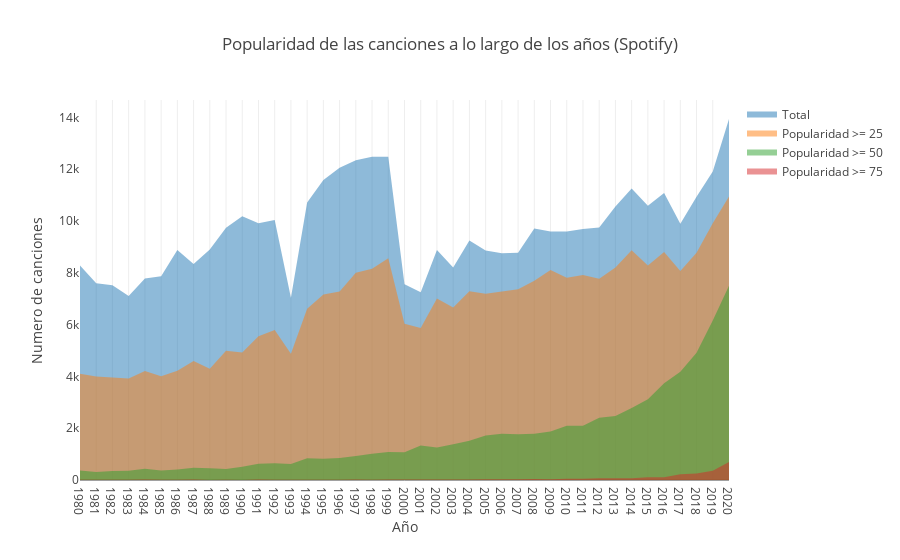

This figure's notebook cell:
### Code cell
# Cantidad de canciones por año de lanzamiento
# Además, se muestra por colores la distribución por popularidad
anos = tracks_df['release_date'].sort_values(ascending=True).unique()

total = umbral_popularidad(anos, 0)
cuart_1 = umbral_popularidad(anos, 25)
cuart_2 = umbral_popularidad(anos, 50)
cuart_3 = umbral_popularidad(anos, 75)

fig = go.Figure()

fig.add_trace(go.Scatter(
    x=tuple(total.keys()), y=tuple(total.values()),
    fill='tozeroy',  # rellena hasta el 0
    mode='none',  # sin lineas ni marcas
    name='Total',
))
fig.add_trace(go.Scatter(
    x=tuple(cuart_1.keys()), y=tuple(cuart_1.values()),
    fill='tozeroy', mode='none', name='Popularidad >= 25',
))
fig.add_trace(go.Scatter(
    x=tuple(cuart_2.keys()), y=tuple(cuart_2.values()),
    fill='tozeroy', mode='none', name='Popularidad >= 50',
))
fig.add_trace(go.Scatter(
    x=tuple(cuart_3.keys()), y=tuple(cuart_3.values()),
    fill='tozeroy', mode='none', name='Popularidad >= 75',
))
fig.update_layout(
    title='Popularidad de las canciones a lo largo de los años (Spotify)',
    xaxis=dict(
        title='Año',
        dtick=1,  # Show every year
        tick0=1980,  # Start ticks from 1998
        tickmode='linear',  # Linear tick mode for even spacing
    ),
    xaxis_title='Año',
    yaxis_title='Numero de canciones',
    hovermode='x unified',  # shows all values for a given x-coordinate
    showlegend=True,
    template='ygridoff'
)

fig.show()

### Figure 1 — Plotly figure (JSON) as saved in the notebook; plotly's stock layout.template omitted (floating-point values rounded to 4 significant figures)
{"data": [{"fill": "tozeroy", "mode": "none", "name": "Total", "type": "scatter", "x": [1980, 1981, 1982, 1983, 1984, 1985, 1986, 1987, 1988, 1989, 1990, 1991, 1992, 1993, 1994, 1995, 1996, 1997, 1998, 1999, 2000, 2001, 2002, 2003, 2004, 2005, 2006, 2007, 2008, 2009, 2010, 2011, 2012, 2013, 2014, 2015, 2016, 2017, 2018, 2019, 2020], "y": [8279, 7599, 7516, 7105, 7777, 7868, 8881, 8343, 8902, 9735, 10181, 9908, 10041, 7032, 10709, 11584, 12055, 12347, 12478, 12479, 7557, 7252, 8877, 8208, 9251, 8856, 8751, 8770, 9714, 9593, 9597, 9689, 9744, 10557, 11252, 10591, 11083, 9889, 10936, 11907, 13937]}, {"fill": "tozeroy", "mode": "none", "name": "Popularidad >= 25", "type": "scatter", "x": [1980, 1981, 1982, 1983, 1984, 1985, 1986, 1987, 1988, 1989, 1990, 1991, 1992, 1993, 1994, 1995, 1996, 1997, 1998, 1999, 2000, 2001, 2002, 2003, 2004, 2005, 2006, 2007, 2008, 2009, 2010, 2011, 2012, 2013, 2014, 2015, 2016, 2017, 2018, 2019, 2020], "y": [4105, 3999, 3955, 3918, 4209, 4004, 4222, 4595, 4292, 4986, 4924, 5546, 5788, 4873, 6607, 7157, 7275, 8006, 8158, 8565, 6029, 5865, 7008, 6657, 7287, 7192, 7273, 7360, 7691, 8112, 7811, 7915, 7765, 8204, 8872, 8277, 8798, 8069, 8770, 9915, 10948]}, {"fill": "tozeroy", "mode": "none", "name": "Popularidad >= 50", "type": "scatter", "x": [1980, 1981, 1982, 1983, 1984, 1985, 1986, 1987, 1988, 1989, 1990, 1991, 1992, 1993, 1994, 1995, 1996, 1997, 1998, 1999, 2000, 2001, 2002, 2003, 2004, 2005, 2006, 2007, 2008, 2009, 2010, 2011, 2012, 2013, 2014, 2015, 2016, 2017, 2018, 2019, 2020], "y": [362, 307, 347, 353, 439, 365, 405, 469, 453, 421, 512, 632, 642, 617, 836, 819, 848, 926, 1015, 1084, 1074, 1334, 1252, 1381, 1516, 1720, 1786, 1768, 1782, 1877, 2090, 2094, 2405, 2472, 2784, 3117, 3740, 4180, 4910, 6161, 7503]}, {"fill": "tozeroy", "mode": "none", "name": "Popularidad >= 75", "type": "scatter", "x": [1980, 1981, 1982, 1983, 1984, 1985, 1986, 1987, 1988, 1989, 1990, 1991, 1992, 1993, 1994, 1995, 1996, 1997, 1998, 1999, 2000, 2001, 2002, 2003, 2004, 2005, 2006, 2007, 2008, 2009, 2010, 2011, 2012, 2013, 2014, 2015, 2016, 2017, 2018, 2019, 2020], "y": [10, 8, 10, 8, 17, 10, 9, 15, 4, 5, 4, 18, 9, 11, 13, 8, 8, 19, 12, 20, 20, 20, 24, 22, 22, 32, 27, 29, 37, 26, 49, 45, 66, 63, 63, 108, 106, 218, 252, 355, 693]}], "layout": {"hovermode": "x unified", "showlegend": true, "title": {"text": "Popularidad de las canciones a lo largo de los años (Spotify)"}, "xaxis": {"dtick": 1, "tick0": 1980, "tickmode": "linear", "title": {"text": "Año"}}, "yaxis": {"title": {"text": "Numero de canciones"}}}}
